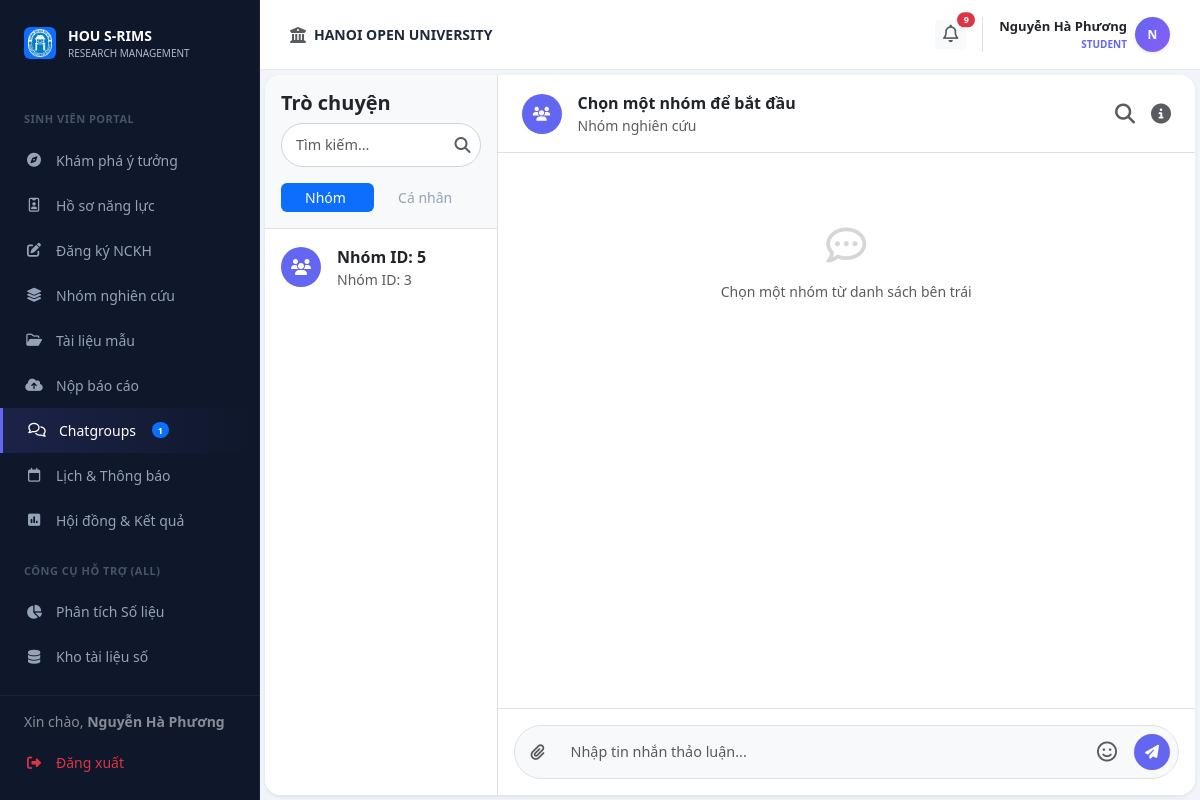
The page /student/chat (signed in) on the database its author committed.
### models.py (models this page shows)
class User(db.Model):
    __tablename__ = 'users'
    id = db.Column(db.Integer, primary_key=True)
    username = db.Column(db.String(50), unique=True, nullable=False)
    password_hash = db.Column(db.String(128), nullable=False)
    full_name = db.Column(db.String(100), nullable=False)
    email = db.Column(db.String(120), unique=True, nullable=False)
    phone = db.Column(db.String(20), nullable=True)
    bio = db.Column(db.Text, nullable=True)
    role = db.Column(db.String(20), nullable=False) # Admin, Lecturer, Student
    student_id = db.Column(db.String(20), nullable=True)   # MSSV for students
    faculty = db.Column(db.String(100), nullable=True)      # faculty / department
    topics_mentored = db.relationship('Topic', backref='mentor', lazy=True)
    group_memberships = db.relationship('GroupMember', backref='student', lazy=True)

class Group(db.Model):
    __tablename__ = 'groups'
    id = db.Column(db.Integer, primary_key=True)
    name = db.Column(db.String(100), nullable=False)
    batch_id = db.Column(db.Integer, db.ForeignKey('batches.id'), nullable=False)
    leader_id = db.Column(db.Integer, db.ForeignKey('users.id'), nullable=False)
    members = db.relationship('GroupMember', backref='group', lazy=True)
    topics = db.relationship('Topic', backref='group', lazy=True)

### routes/student_bp.py (the view)
@student_bp.route('/chat')
def chat():
    user_id = session.get('user_id')
    my_groups = Group.query.join(GroupMember).join(Topic, Topic.group_id == Group.id).join(Batch, Batch.id == Group.batch_id).filter(
        GroupMember.student_id == user_id,
        GroupMember.status == 'accepted',
        Batch.status == 'active',
        Topic.status == 'approved'
    ).all()
    target_id = request.args.get('target_id')
    target_user = None
    if target_id:
        target_user = User.query.get(target_id)
    return render_template('student/chat.html', my_groups=my_groups, target_user=target_user)

### templates/student/chat.html (shortened to what this page needs)
{% extends "layouts/student_layout.html" %}
{% block student_content %}
<div id="view-s-chat" class="fade-in">
            <div class="card border-0 shadow-sm rounded-4 overflow-hidden" style="height: calc(100vh - 80px);">
                    <div class="row g-0 h-100">
                        <div class="col-md-3 border-end bg-white d-flex flex-column">
                            <div class="p-3 border-bottom bg-light">
                                <h5 class="mb-2 fw-bold">Trò chuyện</h5>
                                <div class="position-relative mb-3">
                                    <input type="text" id="user-search-input" class="form-control form-control-sm rounded-pill pe-4" placeholder="Tìm kiếm..." autocomplete="off">
                                    <i class="fa-solid fa-magnifying-glass position-absolute text-muted" style="top: 50%; right: 10px; transform: translateY(-50%);"></i>
                                </div>
                                <ul class="nav nav-pills nav-fill nav-sm" id="chat-tabs" role="tablist">
                                    <li class="nav-item" role="presentation">
                                        <button class="nav-link active py-1" id="groups-tab" data-bs-toggle="tab" data-bs-target="#groups-pane" type="button" role="tab">Nhóm</button>
                                    </li>
                                    <li class="nav-item" role="presentation">
                                        <button class="nav-link py-1" id="private-tab" data-bs-toggle="tab" data-bs-target="#private-pane" type="button" role="tab">Cá nhân</button>
                                    </li>
                                </ul>
                            </div>
                            <div class="tab-content flex-grow-1 overflow-hidden d-flex flex-column">
                                <div class="tab-pane fade show active flex-grow-1 overflow-auto" id="groups-pane" role="tabpanel">
                                    <div class="list-group list-group-flush">
                                    {% if my_groups %}
                                        {% for g in my_groups %}
                                        <a href="#" class="list-group-item list-group-item-action border-0 p-3 chat-group-item" data-group-id="{{ g.id }}" onclick="updateChatHeader('{{ g.name }}', {{ g.id }})">
                                            <div class="d-flex align-items-center gap-3">
                                                <div class="bg-primary text-white rounded-circle d-flex align-items-center justify-content-center flex-shrink-0" style="width: 40px; height: 40px; background-color: #6366f1 !important;"><i class="fa-solid fa-users"></i></div>
                                                <div class="overflow-hidden">
                                                    <div class="d-flex justify-content-between">
                                                        <span class="fw-bold text-dark text-truncate">{{ g.name }}</span>
                                                    </div>
                                                    <small class="text-muted text-truncate d-block">Nhóm ID: {{ g.id }}</small>
                                                </div>
                                            </div>
                                        </a>
                                        {% endfor %}
                                    {% else %}
                                        <div class="text-muted small text-center p-4">Bạn chưa tham gia nhóm nào.</div>
                                    {% endif %}
                                    </div>
                                </div>
                            </div>
                        </div>
                        <div id="main-chat-area" class="col-md-9 d-flex flex-column bg-white h-100 transition-all">
                            <div class="px-4 py-3 border-bottom d-flex justify-content-between align-items-center">
                                <div class="d-flex align-items-center gap-3">
                                    <div id="chat-header-avatar" class="bg-primary text-white rounded-circle d-flex align-items-center justify-content-center fw-bold small" style="width: 40px; height: 40px; background-color: #6366f1 !important;"><i class="fa-solid fa-users"></i></div>
                                    <div>
                                        <div id="chat-header-name" class="fw-bold text-dark">Chọn một nhóm để bắt đầu</div>
                                        <div class="small text-muted">Nhóm nghiên cứu</div>
                                    </div>
                                </div>
                                <div class="d-flex align-items-center gap-3 text-muted fs-5">
                                    <i class="fa-solid fa-magnifying-glass cursor-pointer" id="chat-search-btn" title="Tìm kiếm"></i>
                                    <i class="fa-solid fa-circle-info cursor-pointer" id="chat-info-btn" title="Thông tin hội thoại"></i>
                                </div>
                            </div>
                            <div id="chat-messages-container" class="flex-grow-1 p-4 chat-scroll" style="background-color: #fff; overflow-y: auto;">
                                <div class="text-center text-muted small py-5"><i class="fa-regular fa-comment-dots fs-1 d-block mb-3 opacity-25"></i>Chọn một nhóm từ danh sách bên trái</div>
                            </div>
                            <div class="p-3 bg-white border-top">
                                <div class="input-group bg-light rounded-pill p-1 border">
                                    <button class="btn btn-link text-muted" onclick="document.getElementById('chat-file-input').click()"><i class="fa-solid fa-paperclip"></i></button>
                                    <input type="text" id="chat-input-field" class="form-control border-0 bg-transparent shadow-none" placeholder="Nhập tin nhắn thảo luận...">
                                    <div class="position-relative">
                                        <button class="btn btn-link text-muted fs-5" id="emoji-picker-btn" title="Gửi Emoji/Sticker"><i class="fa-regular fa-face-smile"></i></button>
                                    </div>
                                    <button id="chat-send-btn" class="btn btn-primary rounded-circle m-1 d-flex align-items-center justify-content-center" style="width: 36px; height: 36px; background-color: #6366f1; border: none;" onclick="sendChatMessage(activeChatId)"><i class="fa-solid fa-paper-plane text-white" style="font-size: 14px;"></i></button>
                                </div>
                            </div>
                        </div>
                    </div>
                </div>
        </div>
{% endblock %}

### templates/layouts/student_layout.html (shortened to what this page needs)
{% extends "base.html" %}
{% block content %}
        <div class="top-bar">
            <div class="d-flex align-items-center gap-2">
                <i class="fa-solid fa-building-columns text-muted"></i>
                <span class="fw-bold text-uppercase small">HANOI OPEN UNIVERSITY</span>
            </div>
            <div class="d-flex align-items-center gap-3">
                <div class="dropdown">
                    <button class="btn btn-light border-0 btn-sm fw-bold text-muted position-relative" type="button" data-bs-toggle="dropdown" aria-expanded="false">
                        <i class="fa-regular fa-bell" style="font-size: 1.1rem;"></i>
                        {% set unread_count = notifications|selectattr('is_read', 'equalto', false)|list|length %}
                        {% set pending_inv_count = current_user.group_memberships | selectattr('status', 'equalto', 'pending') | list | length if current_user else 0 %}
                        {% if unread_count + pending_inv_count > 0 %}
                        <span class="position-absolute top-0 start-100 translate-middle badge rounded-pill bg-danger" style="font-size: 9px; min-width: 18px;">
                            {{ unread_count + pending_inv_count }}
                        </span>
                        {% endif %}
                    </button>
                            {% set pending_invitations = [] %}
                            {% if current_user %}
                                {% set pending_invitations = current_user.group_memberships | selectattr('status', 'equalto', 'pending') | list %}
                            {% endif %}
                </div>
                <div class="dropdown border-start ps-3">
                    <div class="d-flex align-items-center gap-2 cursor-pointer dropdown-toggle no-arrow" data-bs-toggle="dropdown">
                        <div class="text-end">
                            <div class="fw-bold text-dark" style="font-size: 13px;">
                                {{ current_user.full_name if current_user else 'Sinh Viên' }}
                            </div>
                            <div class="fw-bold text-uppercase" style="font-size: 10px; color: #6366f1 !important;">
                                {{ current_user.role if current_user else 'Student' }}
                            </div>
                        </div>
                        <div class="rounded-circle text-white d-flex align-items-center justify-content-center fw-bold shadow-sm" style="width: 35px; height: 35px; font-size: 12px; background: linear-gradient(135deg, #6366f1 0%, #8b5cf6 100%) !important;">
                            {{ current_user.full_name[0] | upper if current_user and current_user.full_name else 'S' }}
                        </div>
                    </div>
                </div>
            </div>
        </div>
    <div class="content-area flex-grow-1 d-flex flex-column">
<div class="content-body flex-grow-1 d-flex flex-column">
{% block student_content %}{% endblock %}
</div>
{% endblock %}

### templates/components/sidebar.html (shortened to what this page needs)
<div class="sidebar">
    <div class="sidebar-logo">
        <div class="d-flex align-items-center justify-content-center bg-primary rounded p-1" style="width: 32px; height: 32px;">
            <img src="{{ url_for('static', filename='assets/images/logo.png') }}" alt="" style="max-width:100%;">
        </div>
        <div>
            <div class="fw-bold text-white" style="font-size: 14px;">HOU S-RIMS</div>
            <div style="font-size: 10px; color: #aeb9cc;">RESEARCH MANAGEMENT</div>
        </div>
    </div>
    <div class="sidebar-menu-wrapper" style="flex: 1; overflow-y: auto; padding-bottom: 100px;">
    {% if session.get('role') == 'student' %}
    <div class="menu-category">SINH VIÊN PORTAL</div>
    <a href="{{ url_for('student.dashboard') }}" class="nav-link {{ 'active-student' if request.endpoint == 'student.dashboard' else '' }}">
        <i class="fa-solid fa-compass"></i> Khám phá ý tưởng
    </a>
    <a href="{{ url_for('student.portfolio') }}" class="nav-link {{ 'active-student' if request.endpoint == 'student.portfolio' else '' }}">
        <i class="fa-regular fa-id-badge"></i> Hồ sơ năng lực
    </a>
    <a href="{{ url_for('student.register') }}" class="nav-link {{ 'active-student' if request.endpoint == 'student.register' else '' }}">
        <i class="fa-solid fa-pen-to-square"></i> Đăng ký NCKH
    </a>
    <a href="{{ url_for('student.progress') }}" class="nav-link {{ 'active-student' if request.endpoint == 'student.progress' else '' }}">
        <i class="fa-solid fa-layer-group"></i> Nhóm nghiên cứu
    </a>
    <a href="{{ url_for('student.templates_page') }}" class="nav-link {{ 'active-student' if request.endpoint == 'student.templates_page' else '' }}">
        <i class="fa-regular fa-folder-open"></i> Tài liệu mẫu
    </a>
    <a href="{{ url_for('student.submit') }}" class="nav-link {{ 'active-student' if request.endpoint == 'student.submit' else '' }}">
        <i class="fa-solid fa-cloud-arrow-up"></i> Nộp báo cáo
    </a>
    <a href="{{ url_for('student.chat') }}" class="nav-link {{ 'active-student' if request.endpoint == 'student.chat' else '' }}">
        <i class="fa-regular fa-comments"></i> Chatgroups
        {% set sg_count = global_my_groups_count if global_my_groups_count is defined else (my_groups | length if my_groups is defined else 0) %}
        {% if sg_count > 0 %}<span class="badge bg-primary rounded-pill ms-1" style="font-size: 9px;">{{ sg_count }}</span>{% endif %}
    </a>
    <a href="{{ url_for('student.calendar') }}" class="nav-link {{ 'active-student' if request.endpoint == 'student.calendar' else '' }}">
        <i class="fa-regular fa-calendar"></i> Lịch & Thông báo
    </a>
    <a href="{{ url_for('student.result') }}" class="nav-link {{ 'active-student' if request.endpoint == 'student.result' else '' }}">
        <i class="fa-solid fa-square-poll-vertical"></i> Hội đồng & Kết quả
    </a>
    {% endif %}
    <div class="menu-category">CÔNG CỤ HỖ TRỢ (ALL)</div>
    <a href="{{ url_for('web.analysis_page') }}" class="nav-link {{ 'active-main' if request.endpoint == 'web.analysis_page' else '' }}">
        <i class="fa-solid fa-chart-pie"></i> Phân tích Số liệu
    </a>
    <a href="{{ url_for('web.repository_page') }}" class="nav-link {{ 'active-main' if request.endpoint == 'web.repository_page' else '' }}">
        <i class="fa-solid fa-database"></i> Kho tài liệu số
    </a>
    </div>
    <div class="sidebar-footer" style="position: absolute; bottom: 0; left: 0; right: 0; background: var(--sidebar-bg); border-top: 1px solid rgba(255,255,255,0.05); padding: 15px 0;">
        <div class="px-4 mb-2 text-white small opacity-50">
            Xin chào, <strong>{{ session.get('user_name', 'Khách') }}</strong>
        </div>
        <a href="{{ url_for('auth.logout') }}" class="nav-link text-danger">
            <i class="fa-solid fa-right-from-bracket"></i> Đăng xuất
        </a>
    </div>
</div>

### rows shown on the page
User: get "Nguyễn Hà Phương", full_name "Nguyễn Hà Phương", role "STUDENT", full_name "N"
Group: name "Nhóm ID: 5", id "3"

### other values the page prints
{{ sg_count }} "1"
{{ unread_count + pending_inv_count }} "9"
